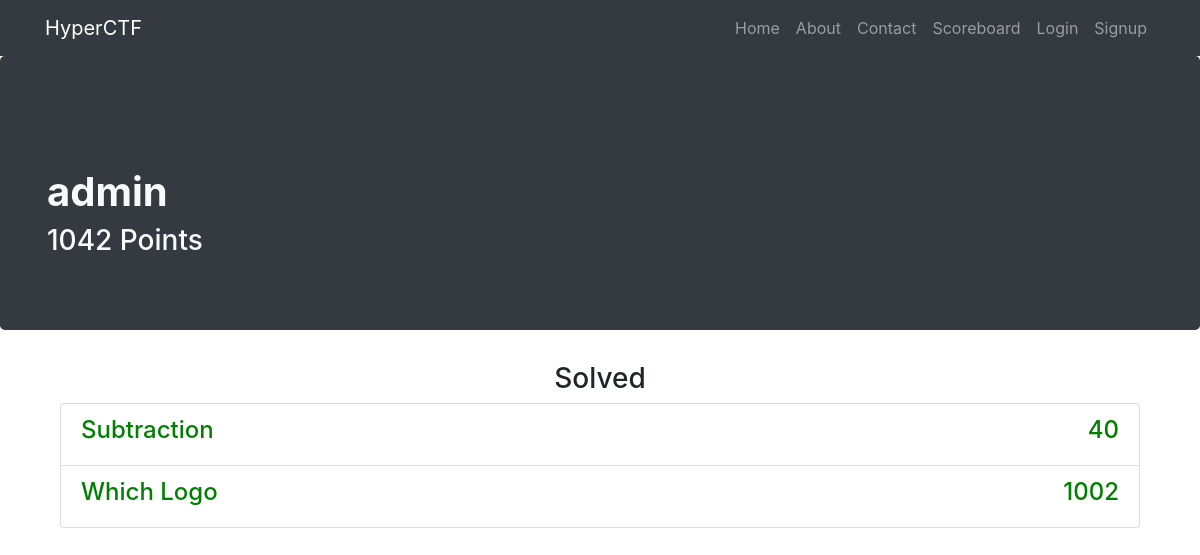
Before: /u/admin with the older database file.
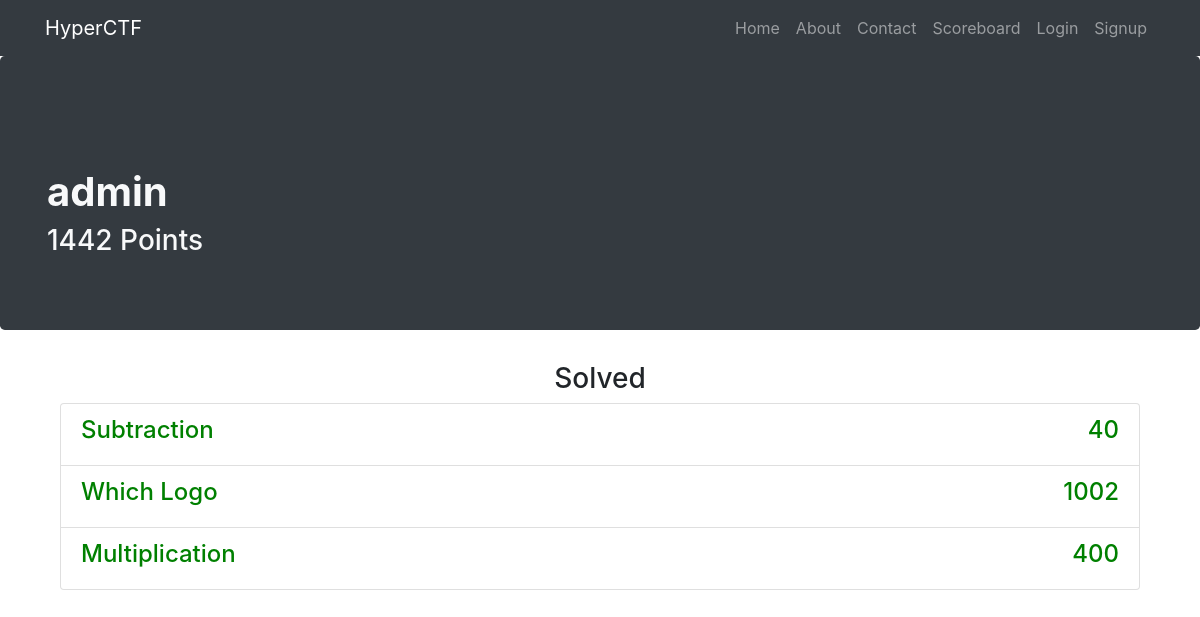
After: the same page with the newer database file.
### app.py (models this page shows, shortened)
class User(db.Model):
	__tablename__ = "users"
	id = db.Column(db.Integer, primary_key=True)
	username = db.Column(db.String(20), unique=True, nullable=False)
	password = db.Column(db.String(80), unique=False, nullable=False)
	email = db.Column(db.String(80), unique=True, nullable=False)
	points = db.Column(db.Integer, unique=False, nullable=False)
	date_created = db.Column(db.DateTime, default=datetime.datetime.utcnow)
	solved_challenges = db.relationship('Challenge', secondary="solved", backref=db.backref('solved_users', lazy='dynamic'))

class Challenge(db.Model):
	__tablename__ = "challenges"
	id = db.Column(db.Integer, primary_key=True)
	name = db.Column(db.String(20), unique=True, nullable=False)
	points = db.Column(db.Integer, unique=True, nullable=False)
	content = db.Column(db.String(225), unique=True, nullable=False)
	answer = db.Column(db.String(225), unique=True, nullable=False)

### app.py (the view)
@app.route('/u', defaults={'path': ''})
@app.route('/u/<path:path>', methods=["GET", "POST"])
def catch_all_users(path):
	solved_challenges = []
	user = User.query.filter_by(username=path).first()
	if user is None:
		return abort(404)
	for challenge in user.solved_challenges:
		solved_challenges.append(challenge)
	return render_template("user_info.html", solved_challenges = solved_challenges, user = user)

### templates/user_info.html (shortened to what this page needs)
{% extends "header.html"%}
{% block body %}
<div class="jumbotron bg-dark">
  <div class="container">
    <h1 class="mt-5 text-light" align=""><strong>{{ user.username }}</strong></h1>
    <h3 class="mt-9 text-light" align="">{{ user.points }} Points</h3>
  </div>
</div>
<div class="container">
  <div class="row">
    <div class="col-lg-12 text-center">
      <h3 class="mt-9" align="center">Solved</h3>
      <div class="container">
        <div class="list-group">
          {% for challenge in solved_challenges %}
          <a href="/challenges/{{ challenge.id }}" class="list-group-item">
            <div id="header">
              <h4 style="float: left; width: 50%; text-align: left; color:green;"> {{ challenge.name }} </h4>
              <h4 style="float: left; width: 50%; text-align: right; color:green;"> {{ challenge.points }} </h4>
            </div>
          </a>
          {% endfor %}
        </div>
      </div>
    </div>
  </div>
</div>
{% endblock %}

### templates/header.html (shortened to what this page needs)
<!DOCTYPE html>
<html lang="en">
<head>
  <link rel="stylesheet" href="https://stackpath.bootstrapcdn.com/bootstrap/4.2.1/css/bootstrap.min.css">
  <link rel="stylesheet" href="https://stackpath.bootstrapcdn.com/bootstrap/4.2.1/css/bootstrap.min.css">
</head>
<nav class="navbar navbar-expand-lg navbar-dark bg-dark static-top">
  <div class="container">
    <a class="navbar-brand" style="margin-bottom: 0" href="/">HyperCTF</a>
    <div class="collapse navbar-collapse" id="navbarResponsive">
      <ul class="navbar-nav ml-auto">
          <a class="nav-link" href="/">Home
          </a>
          <li class="nav-item">
            <a class="nav-link" href="/about/">About</a>
          </li>
          <li class="nav-item">
            <a class="nav-link" href="/contact/">Contact</a>
          </li>
          <li class="nav-item">
            <a class="nav-link" href="/scoreboard/">Scoreboard</a>
          </li>
          {% if 'username' in session %}
          <li class="nav-item">
            <a class="nav-link" href="/challenges/">Challenges</a>
          </li>
          <li class="nav-item">
            <a class="nav-link" href="/logout/">Logout</a>
          </li>
          {% else %}
          <li class="nav-item">
            <a class="nav-link" href="/login/">Login</a>
          </li>
          <li class="nav-item">
            <a class="nav-link" href="/signup/">Signup</a>
          </li>
          {% endif %}
        </ul>
      </div>
    </div>
  </nav>
  <body>
    {% block body %}
    {% endblock %}
  </body>
  </html>

Changed rows visible on the page:
changed User "admin": points "1042" → "1442"
now on this page (row edited): Challenge: name "Multiplication", points "400"
